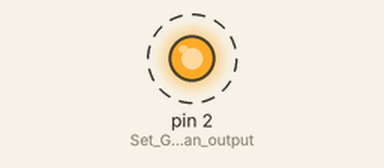
This sketch was run on a simulated Arduino Uno, built with avr-gcc and run on an emulated ATmega328P. Shown: output pins drawn as LEDs (lit = HIGH). Dashed ring = blinking. What the sketch prints to the serial monitor is not drawn.

Above: at 0.5 s.
Timing chart, 0 to 4.6 s (numbered marks = the images above):
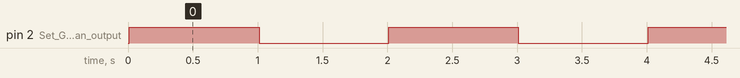

The sketch:

GPIO_v0.0.ino
```cpp
//This is our global variable toggle
//We declare it at the top so it is not "forgotten"
//every time the loop restarts
int toggle = 0;

void setup() {
  Serial.begin(115200);//This sets the serial speed for the monitor
  delay(10);//wait
  // prepare GPIO2
  pinMode(2, OUTPUT);//Set GPIO2 as an output
  digitalWrite(2, 0);//Initialize GPIO2 as a logic "0"
}

void loop() { //This is our loop that runs forever where we will put all of our code

  if (toggle)
    toggle = 0; //If toggle is 1, set to 0
  else
    toggle = 1; //Otherwise set it high

  digitalWrite(2, toggle); //Write variable toggle to GPIO2
  Serial.println("Toggled"); //Print a line saying that pin was toggled
  Serial.println(toggle); //Print the value of the toggle
  delay(1000);  //wait


}
```

Measured:
- by itself, pin 2 (Set_GPIO2_as_an_output): alternates HIGH for 1.0 s and LOW for 1.0 s
